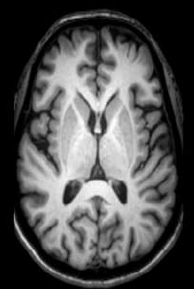
%> input picture Meta Analysis/axial.png, 194 x 289 px
$ octave TumorPropertiesandSpatialDistributions.m   (GNU Octave 9; MATLAB toolbox functions it lacks are replaced by stand-ins)
%> lines starting %> are read from the running program, lines starting %| are printed output that depends on the picture
### Meta Analysis/OverlapTumorOnMRI.m
function OverlapTumorOnMRI(MRIplane,TumorImage,OutLabel)
%... ez2290@columbia.edu......
% TumorImage = Tumor image. example: T1_Ax
% OutLabel = The saved figure label. example:'T1_Ax'
% MRIplane : The lable of MRI plane. example: 'axial'

baseImage = imread([MRIplane,'.png']);
baseImage = imresize(baseImage,[512,512]);
parameterROIImage = TumorImage;
bwROIlocations = TumorImage==0;
rgbSlice  = baseImage(:,:,[1 1 1]);        % converting to RGB (ignore colormaps)
imshow(parameterROIImage, []);             % show parametric image
colormap('jet');                           % apply colormap
hold on;
h = imshow(rgbSlice);                      % superimpose anatomical image
set(h, 'AlphaData', bwROIlocations);      % make pixels in the ROI transparent
%     colorbar;
xlm = xlim;
ylm = ylim;
xmid = floor(xlm(2)/2);
ymid = floor(ylm(2)/2);
plot([xmid,xmid],[ylm(1),ylm(2)],'--','color',[255,223,0]./255,'LineWidth',2)
plot([xlm(1),xlm(2)],[ymid,ymid],'--','color',[255,223,0]./255,'LineWidth',2)
axis equal
%..... corp and save the output
saveas(gcf,[OutLabel,'.png']);
Image = imread([OutLabel,'.png']); % Load and crop image
croped_image = rgb2gray(Image);
sz = size(croped_image);
croped_image;
[mn,mx] = find(croped_image==0);
x1 = min(mn);y1 = min(mx);x2 = max(mn);y2 = max(mx);
croped_image = Image(x1:x2,y1:y2,:);
axis square
imwrite(croped_image,[OutLabel,'.png']) % Save croped image

### Meta Analysis/TumorPropertiesandSpatialDistributions.m
%% Distribution of Tomurs
%.... By Erfan Zabeh 2020.....
%......ez2290@columbia.edu......
clear all;clc;close all
data_dir = 'C:\Users\Erfan\Desktop\Projects\Tumor detection QuickNat\Data\';
%run ManualRegisteration.m
load('ExpertAnotationMap.mat')
%% .............Spatial Distribution of Tumors.............
%..........................................................
%..........................................................
%..........................................................

figure(1)
%...................Tumor Type 1
figure(1);subplot(3,3,1)
imagesc(T1_Ax)
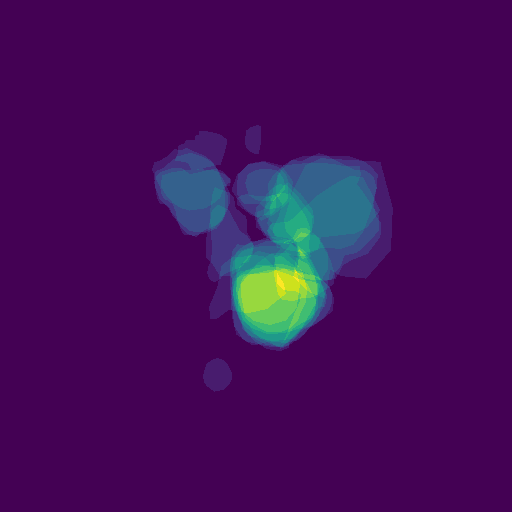
%> displayed picture: size 512x512x3, on the screen's scale of 0 to 255; mean R, G, B 67.7, 13.6, 89
MRIplane = 'Axial';
TumorImage = T1_Ax;
OutLabel = 'T1_Ax';
figure
OverlapTumorOnMRI(MRIplane,TumorImage,OutLabel)
%> in OverlapTumorOnMRI, baseImage is the input picture: size 289x194x3 uint8; mean R, G, B 80.5, 80.5, 80.5
%> in OverlapTumorOnMRI, `baseImage = imresize(baseImage,[512,512]);`:
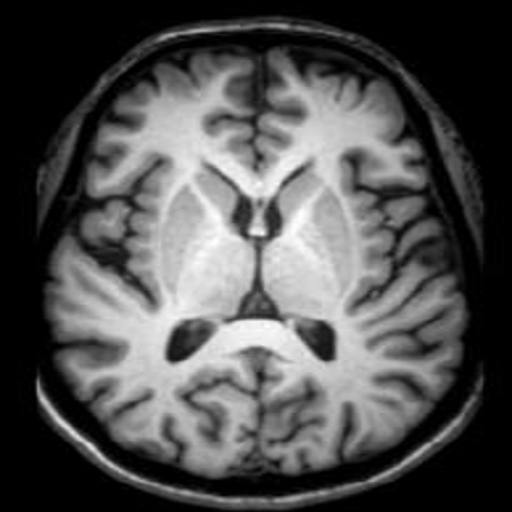
%> baseImage: size 512x512x3 uint8; mean R, G, B 80.5, 80.5, 80.5
%> in OverlapTumorOnMRI, `axis equal`:
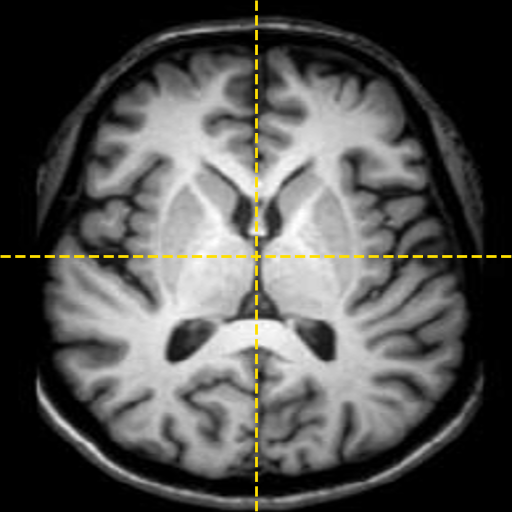
%> figure redrawn from the program's plot data
%> the run ends on the next line
